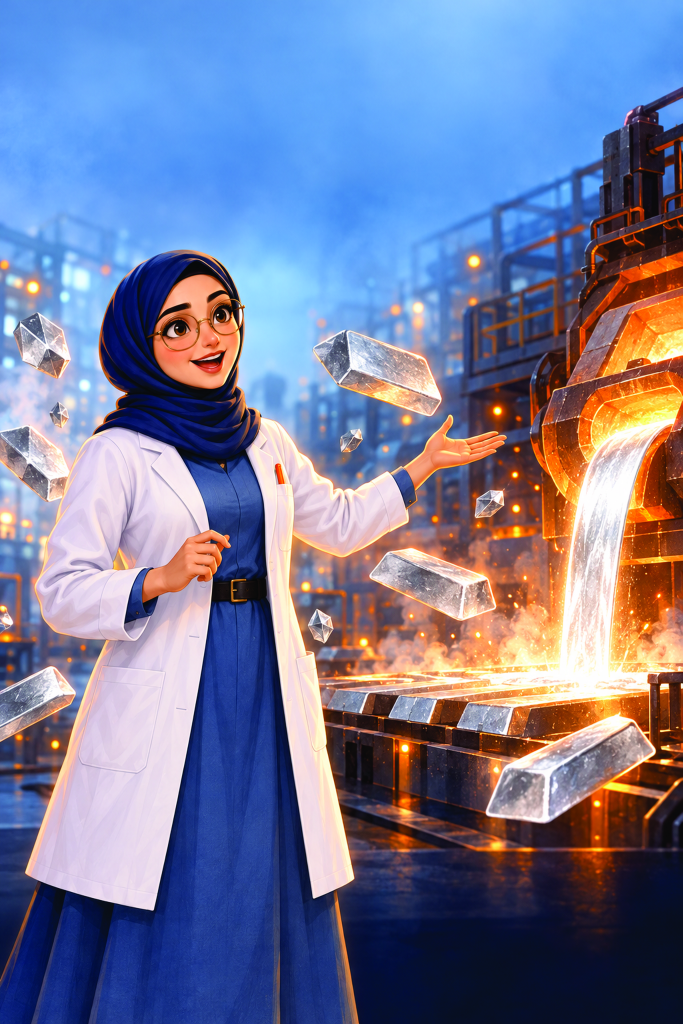
#> input picture .hoplite/redesign/previous/Kimya3-Ch3-Package/Links/cover.jpg, 2048 x 3072 px (shown at 1/3 size)
$ python build_proof.py
#> lines starting #> are read from the running program, lines starting #| are printed output that depends on the picture
from pathlib import Path
from PIL import Image, ImageFont, ImageDraw
import numpy as np
import json, html, re, hashlib
import pymupdf as fitz

BASE=Path(__file__).resolve().parent
PKG=BASE/'deliver'/'Chemistry-Editorial-Proof'
for sub in ('Links','Docs'):
    (PKG/sub).mkdir(parents=True,exist_ok=True)
MM=72/25.4
COLORS={
    'Paper':{'rgb':'#f9f7f2','cmyk':[2,2,5,0]},
    'White':{'rgb':'#ffffff','cmyk':[0,0,0,0]},
    'Ink':{'rgb':'#172b3b','cmyk':[80,60,42,58]},
    'Navy':{'rgb':'#173e58','cmyk':[93,65,39,32]},
    'Copper':{'rgb':'#b47a33','cmyk':[19,47,85,12]},
    'CopperDark':{'rgb':'#81521f','cmyk':[28,57,91,33]},
    'BlueTint':{'rgb':'#e9f0f3','cmyk':[8,3,2,0]},
    'GoldTint':{'rgb':'#f3e8d6','cmyk':[3,7,16,0]},
    'Muted':{'rgb':'#536775','cmyk':[57,36,30,22]},
    'Rule':{'rgb':'#cbd5d8','cmyk':[18,8,9,0]},
    'Red':{'rgb':'#973f37','cmyk':[22,79,74,23]},
    'RedTint':{'rgb':'#f7eeea','cmyk':[1,7,7,0]},
}
STYLES={}
def style(key,size,leading,weight='Regular',color='Ink',align='right',direction='rtl'):
    STYLES[key]=dict(font='Cairo',size=size,leading=leading,weight=weight,color=color,align=align,direction=direction)
style('Masthead',11,15,'Bold','Navy')
style('Micro',9,12,'SemiBold','Muted')
style('MicroWhite',9,12,'SemiBold','White')
style('MicroCopper',9,12,'Bold','CopperDark')
style('ChapterNumber',34,40,'Black','Copper',align='left',direction='ltr')
style('CoverTitle',44,56,'Black','Navy')
style('Intro',14.5,21,'Regular','Ink')
style('ChapterCode',18,24,'Bold','CopperDark','left','ltr')
style('LessonTitle',32,40,'Black','Navy')
style('LessonSub',14.5,20,'Medium','Muted')
style('Body',14.5,20,'Regular','Ink')
style('Question',15.5,22,'Bold','Red')
style('QuestionSmall',14.5,20,'Bold','Red')
style('Symbol',24,30,'Bold','Navy','center','ltr')
style('SymbolCopper',24,30,'Bold','CopperDark','center','ltr')
style('ElementName',11,15,'SemiBold','Navy','center')
style('Class',9.5,13,'Bold','Muted','center')
style('ClassCopper',9.5,13,'Bold','CopperDark','center')
style('Index',11,14,'Bold','Navy','center','ltr')
style('IndexWhite',11,14,'Bold','White','center','ltr')
style('IndexRed',11,14,'Bold','Red','center','ltr')
style('Oxidation',37,44,'Black','CopperDark','center','ltr')
style('Caption',11.5,16,'Regular','Ink','center')
style('PropertyLabel',14.5,20,'Bold','Navy','center')
style('Footer',9,12,'SemiBold','Muted')
style('FooterNo',10,12,'Bold','Navy','left','ltr')
style('FooterWhite',9,12,'SemiBold','White')
style('FooterWhiteNo',10,12,'Bold','White','left','ltr')
PAGES=[]
def newpage(n):
    p={'name':str(n),'items':[]};PAGES.append(p);return p

def add(p,t,name,layer='shapes',**kw):
    p['items'].append(dict(type=t,name=name,layer=layer,**kw))

def rect(p,name,x,y,w,h,fill=None,stroke=None,sw=0,r=0,layer='shapes'):
    add(p,'rect',name,layer,x=x,y=y,w=w,h=h,fill=fill,stroke=stroke,stroke_width=sw,radius=r)

def ellipse(p,name,x,y,w,h,fill=None,stroke=None,sw=0,layer='shapes'):
    add(p,'ellipse',name,layer,x=x,y=y,w=w,h=h,fill=fill,stroke=stroke,stroke_width=sw)

def line(p,name,x1,y1,x2,y2,color='Rule',sw=.5,layer='shapes'):
    add(p,'line',name,layer,x1=x1,y1=y1,x2=x2,y2=y2,stroke=color,stroke_width=sw)

def text(p,name,x,y,w,h,content,s='Body',layer='text',runs=None):
    kw=dict(x=x,y=y,w=w,h=h,text=content,style=s)
    if runs:kw['runs']=runs
    add(p,'text',name,layer,**kw)

def image(p,name,x,y,w,h,file):add(p,'image',name,'images',x=x,y=y,w=w,h=h,file=file)

def signature(p,x,y,color='Copper'):
    line(p,'signature-rail',x,y+1,x+14,y+1,color,.75,'furniture')
    for j in range(3):ellipse(p,'signature-electron-'+str(j),x+16+j*3,y,1.5,1.5,color,layer='furniture')

def footer(p,num,dark=False):
    s='FooterWhite' if dark else 'Footer';sn='FooterWhiteNo' if dark else 'FooterNo'
    if dark:
        rect(p,'footer-cover-background',135,279,85,28,'Navy',layer='furniture')
        line(p,'footer-rule',145,282,195,282,'Copper',.75,'furniture')
        text(p,'footer-name',155,285,40,7,'الكيمياء / الفصل الثالث',s,'furniture')
        text(p,'footer-number',143,285,8,6,f'{num:02d}',sn,'furniture')
    else:
        line(p,'footer-rule',15,284,195,284,'Rule',.5,'furniture')
        text(p,'footer-name',100,287,95,6,'الكيمياء / الفصل الثالث',s,'furniture')
        text(p,'footer-number',15,287,15,6,f'{num:02d}',sn,'furniture')
        signature(p,42,289)

# A new composition from the supplied illustration; no generated subject matter.
src=Image.open(BASE/'previous/Kimya3-Ch3-Package/Links/cover.jpg').convert('RGB')
#> src is the input picture: PIL image 2048x3072 RGB; mean R, G, B 118.2, 122.6, 154.6
# The crop removes unused sky while keeping the face, hands, ingots and furnace intact.
w=2400;h=round(w*229/230)
# Include bleed: frame spans -10..220 mm horizontally, 78..307 vertically.
crop=src.crop((0,340,2048,3072))
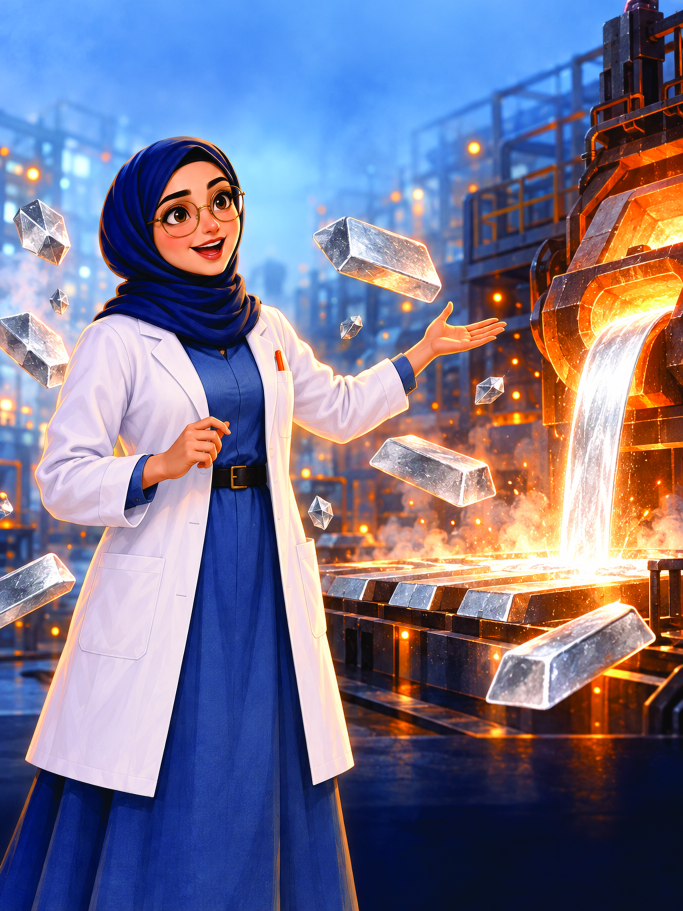
#> crop: PIL image 2048x2732 RGB (shown at 1/3 size); mean R, G, B 120.2, 116.8, 142.6
scale=max(w/crop.width,h/crop.height)
#> scale = 1.17
crop=crop.resize((round(crop.width*scale),round(crop.height*scale)),Image.Resampling.LANCZOS)
#> crop: PIL image 2400x3202 RGB
crop=crop.crop((0,0,w,h))
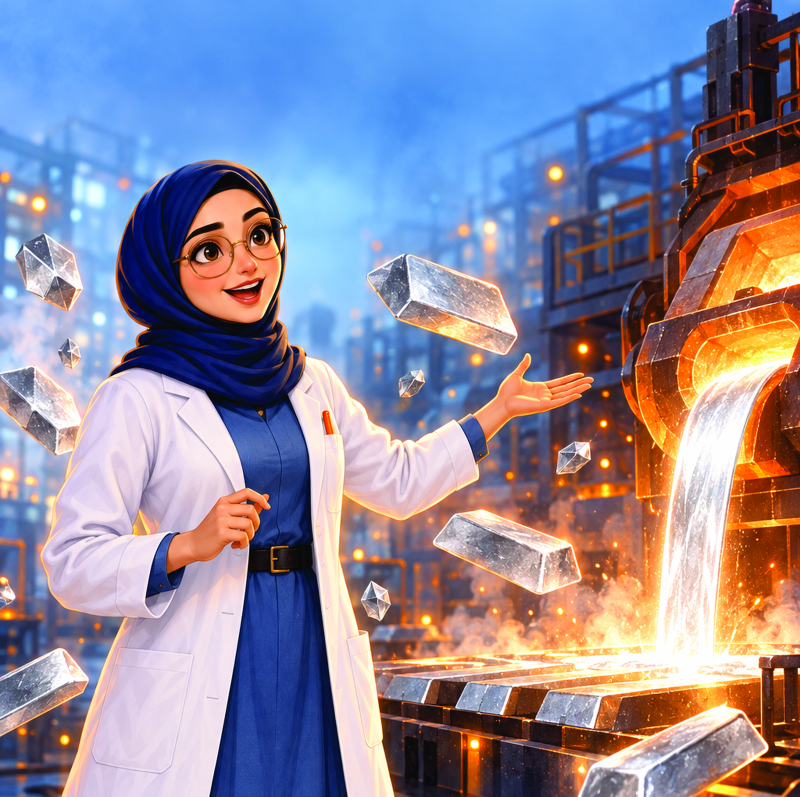
#> crop: PIL image 2400x2390 RGB (shown at 1/3 size); mean R, G, B 141.9, 137, 158.1
a=np.asarray(crop,dtype=np.float32)
paper=np.array([249,247,242],dtype=np.float32)
fade=np.clip(np.arange(h)/(h*.13),0,1)**1.6
a=paper[None,None,:]*(1-fade[:,None,None])+a*fade[:,None,None]
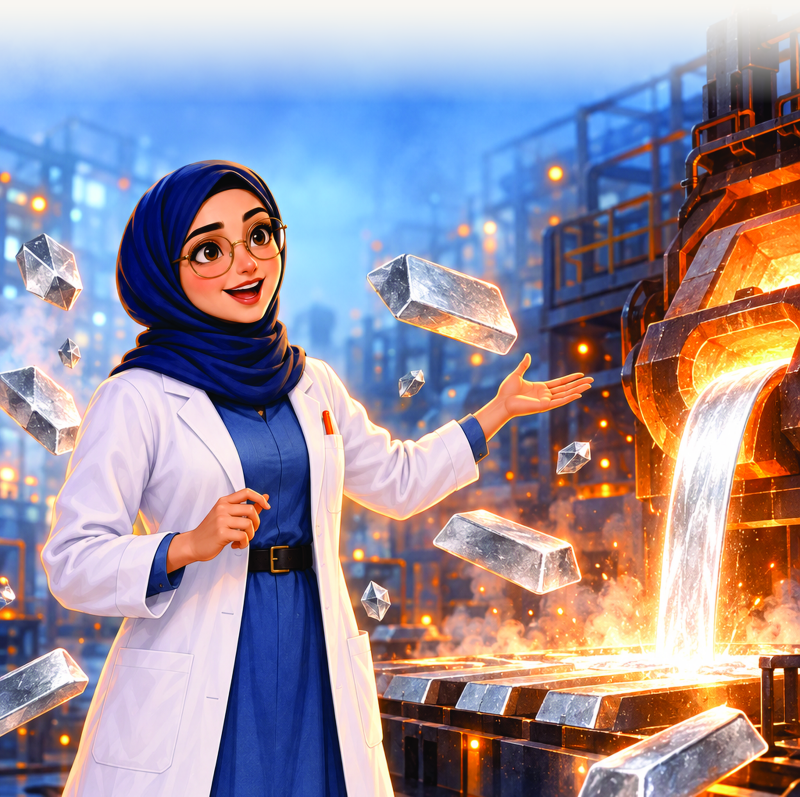
#> a: shape (2390, 2400, 3) float64 (shown at 1/3 size); mean R, G, B 154.9, 144.8, 158.9
cover=Image.fromarray(np.uint8(np.clip(a,0,255)))
cover.convert('CMYK').save(PKG/'Links/cover-editorial.jpg',quality=96,dpi=(265,265))
cover.save(BASE/'cover-composite.jpg',quality=92)

p=newpage(1)
rect(p,'warm-paper',-10,-10,230,317,'Paper',layer='background')
image(p,'cover-scene',-10,78,230,229,'Links/cover-editorial.jpg')
text(p,'chapter-number',15,8,34,23,'03','ChapterNumber')
text(p,'chapter-label',52,17,34,7,'الفصل الثالث','MicroCopper')
text(p,'publication',103,13,92,10,'كيمياء الثالث المتوسط','Masthead')
signature(p,168,27)
line(p,'masthead-rule',15,32,195,32,'Rule',.5)
text(p,'chapter-title',15,35,180,27,'عناصر الزمرة الثالثة','CoverTitle')
text(p,'group-code',15,64,31,13,'IIIA','ChapterCode')
line(p,'intro-rule',48,65,48,83,'Copper',1)
intro='وضعت هذه العناصر في الزمرة الثالثة لأن غلافها الأخير يحتوي على ( 3 إلكترونات ).'
text(p,'source-intro',55,63,140,23,intro,'Intro')
footer(p,1,True)

p=newpage(2)
rect(p,'warm-paper',-10,-10,230,317,'Paper',layer='background')
text(p,'running-head',112,10,83,7,'الفصل الثالث / عناصر الزمرة الثالثة','Micro')
text(p,'section-code',15,9,28,12,'IIIA','ChapterCode')
text(p,'lesson-title',15,22,180,23,'الصفات العامة','LessonTitle')
text(p,'lesson-subtitle',75,41,120,11,'لعناصر الزمرة الثالثة','LessonSub')
signature(p,15,46)

# Five-column classification rail, read from right to left.
rect(p,'element-field',15,56,180,52,'BlueTint',r=4)
rect(p,'boron-field',159,56,36,52,'GoldTint',r=4)
text(p,'metals-label',15,58,144,7,'فلزات','Class')
text(p,'metalloid-label',159,58,36,7,'شبه فلز','ClassCopper')
line(p,'metals-bracket',23,66,151,66,'Navy',.75)
line(p,'metals-bracket-right',151,66,151,68,'Navy',.75)
line(p,'metals-bracket-left',23,66,23,68,'Navy',.75)
elements=[('B','بورون'),('Al','المنيوم'),('Ga','كاليوم'),('In','انديوم'),('Ti','ثاليوم')]
for i,(symbol,name) in enumerate(elements):
    x=159-i*36
    text(p,'element-symbol-'+symbol,x,72,36,16,symbol,'SymbolCopper' if i==0 else 'Symbol')
    text(p,'element-name-'+symbol,x,91,36,10,name,'ElementName')
    if i>1:line(p,'element-divider-'+symbol,x+36,76,x+36,99,'Rule',.5)
text(p,'property-1-index',186,111,9,8,'1','Index')
text(p,'property-1',15,110,167,11,'كلها فلزات عدا البورون فهو شبه فلز.','Body')
line(p,'property-divider',15,123,195,123,'Rule',.5)

# An editorial why/answer treatment, not a repeated question card.
ellipse(p,'why-1-index-disc',187,127,8,8,'RedTint')
text(p,'why-1-index',187,128,8,7,'2','IndexRed')
q1='علل / طاقة تأينها أقل من طاقة تأين الزمرة الثانية ؟'
text(p,'why-1-question',15,126,168,12,q1,'Question')
a1='ج/ لأن عناصرها تحتوي على الكترون واحد في الغلاف الثانوي ( P ) بعد غلاف ( S ) مشبع أما عناصر الزمرة الثالثة فيكون غلافها الخارجي هو الثانوي المشبع ns².'
text(p,'why-1-answer',23,139,172,25,a1,'Body')
line(p,'why-1-accent',17,141,17,163,'Red',1)

rect(p,'why-2-tint',15,168,180,34,'RedTint',r=4)
rect(p,'why-2-edge',193,173,2,24,'Red')
q2='علل/ في الزمرة الواحدة كلما اتجهنا من الأعلى الى الأسفل تقل طاقة التأين؟'
text(p,'why-2-question',48,171,139,19,q2,'QuestionSmall')
text(p,'why-2-answer',48,191,139,9,'ج/ بسبب كبر حجومها الذرية.','Body')
# A downward direction cue is a diagram, not an invented quantitative scale.
line(p,'direction-arrow-stem',30,175,30,192,'Red',1)
line(p,'direction-arrow-left',30,192,27,188,'Red',1)
line(p,'direction-arrow-right',30,192,33,188,'Red',1)

text(p,'oxidation-figure',17,205,37,23,'+3','Oxidation')
line(p,'oxidation-rule',59,208,59,228,'Copper',1)
text(p,'property-3-index',186,207,9,8,'3','Index')
p3='الحالة التأكسدية المتوقعة لعناصر هذه الزمرة هي ( +3 ) وحالات تأكسدية أخرى.'
text(p,'property-3',66,206,117,25,p3,'Body')

line(p,'lower-divider',15,234,195,234,'Rule',.5)
text(p,'property-4-index',186,238,9,8,'4','Index')
p4='تمتاز بزيادة الصفة القاعدية لأكاسيدها وهيدروكسيداتها كلما اتجهنا من الأعلى الى الأسفل.'
text(p,'property-4',15,237,168,18,p4,'Body')
for i,(content,emph) in enumerate([
    ('المحاليل المائية لأكاسيد','البورون حامضية.'),
    ('المحاليل المائية لأكاسيد','الألمنيوم امفوتيرية.'),
    ('وبقية الزمرة','قاعدية.')]):
    x=137-i*61
    text(p,'solution-base-'+str(i),x,256,58,9,content,'Caption')
    text(p,'solution-kind-'+str(i),x,264,58,10,emph,'PropertyLabel')
    line(p,'solution-underline-'+str(i),x+6,275,x+52,275,'Copper' if i==0 else 'Navy',1)
footer(p,2)

LAYOUT={'width':210,'height':297,'bleed':10,'colors':COLORS,'styles':STYLES,'pages':PAGES}
(BASE/'layout.json').write_text(json.dumps(LAYOUT,ensure_ascii=False,indent=2))


def rgb(key):
    if key is None:return None
    h=COLORS[key]['rgb'];return tuple(int(h[j:j+2],16)/255 for j in (1,3,5))

def rectpt(e):return fitz.Rect(e['x']*MM,e['y']*MM,(e['x']+e['w'])*MM,(e['y']+e['h'])*MM)

def content_html(e):
    if e.get('runs'):
        chunks=[]
        for run in e['runs']:
            txt=html.escape(run['text']);pos=run.get('position','normal')
            if pos in ('sup','sub'):txt=f'<{pos}>{txt}</{pos}>'
            if run.get('direction'):txt=f'<span dir="{run["direction"]}">{txt}</span>'
            chunks.append(txt)
        return ''.join(chunks)
    s=html.escape(e['text']).replace('\n','<br>')
    # Isolate Latin science inside Arabic without changing its characters.
    s=re.sub(r'ns²','<span dir="ltr">ns<sup>2</sup></span>',s)
    s=re.sub(r'\( P \)','<span dir="ltr">( P )</span>',s)
    s=re.sub(r'\( S \)','<span dir="ltr">( S )</span>',s)
    s=re.sub(r'\( \+3 \)','( \u200e+3\u200e )',s)
    return s

FONT_CSS='\n'.join('@font-face {font-family: "Cairo'+w+'";src:url("Cairo-'+w+'.ttf");}' for w in ['Regular','Medium','SemiBold','Bold','ExtraBold','Black'])
ORDER={'background':0,'images':1,'shapes':2,'text':3,'labels':4,'furniture':5}

def render_pdf():
    doc=fitz.open();report=[]
    for pdata in PAGES:
        pg=doc.new_page(width=210*MM,height=297*MM)
        for e in sorted(pdata['items'],key=lambda e:ORDER[e['layer']]):
            t=e['type']
            if t=='rect':
                r=rectpt(e);rad=e.get('radius',0)
                pg.draw_rect(r,color=rgb(e['stroke']),fill=rgb(e['fill']),width=e['stroke_width'],radius=min(rad/min(e['w'],e['h']),.5) if rad else None)
            elif t=='ellipse':pg.draw_oval(rectpt(e),color=rgb(e['stroke']),fill=rgb(e['fill']),width=e['stroke_width'])
            elif t=='line':pg.draw_line(fitz.Point(e['x1']*MM,e['y1']*MM),fitz.Point(e['x2']*MM,e['y2']*MM),color=rgb(e['stroke']),width=e['stroke_width'])
            elif t=='image':pg.insert_image(rectpt(e),filename=str(PKG/e['file']))
            elif t=='text':
                s=STYLES[e['style']]
                css=FONT_CSS+f'body {{margin:0;padding:0;font-family:"Cairo{s["weight"]}";font-size:{s["size"]}pt;line-height:{s["leading"]}pt;color:{COLORS[s["color"]]["rgb"]};text-align:{s["align"]};}} p {{margin:0;padding:0;}} sup {{font-size:65%;line-height:0;}}'
                # MuPDF swaps physical left/right alignment for RTL blocks.
                align=({'right':'left','left':'right'}.get(s['align'],s['align']) if s['direction']=='rtl' else s['align'])
                htmltext=f'<p dir="{s["direction"]}" style="text-align:{align};">{content_html(e)}</p>'
                spare,scale=pg.insert_htmlbox(rectpt(e),htmltext,css=css,archive=fitz.Archive(str(BASE/'fonts')),scale_low=1)
                report.append({'page':pdata['name'],'name':e['name'],'spare_pt':round(spare,3),'scale':round(scale,3),'font_pt':s['size']})
                if spare<0:print('OVERFLOW',pdata['name'],e['name'],e['w'],e['h'],e['text'])
    doc.set_metadata({'title':'الفصل الثالث — نموذج الهوية التحريرية الجديدة','author':'','subject':'معاينة تصميم من صفحتين؛ ليست تصديراً من InDesign','creator':'Shared layout / PyMuPDF preview','keywords':'Arabic chemistry editorial proof'})
    doc.save(PKG/'Chemistry-Editorial-Preview.pdf',garbage=4,deflate=True)
    for i,pg in enumerate(doc):
        pg.get_pixmap(matrix=fitz.Matrix(1.7,1.7)).save(str(BASE/f'page-{i+1}.png'))
    doc.close()
    (BASE/'text-fit-report.json').write_text(json.dumps(report,ensure_ascii=False,indent=2))
    imgs=[Image.open(BASE/'page-2.png'),Image.open(BASE/'page-1.png')]
    sheet=Image.new('RGB',(imgs[0].width*2+24,imgs[0].height+24),'#d5dce0')
    for j,im in enumerate(imgs):sheet.paste(im,(12+j*(im.width+12),12))
    sheet.save(BASE/'spread.png');sheet.thumbnail((800,800));sheet.save(BASE/'spread-thumb.jpg',quality=94)
    bad=[r for r in report if r['spare_pt']<0 or r['scale']!=1]
    print('Rendered 2 pages;',len(report),'text frames;',len(bad),'overflow frames.')

if __name__=='__main__':render_pdf()
#> (the call stopped at in render_pdf, `doc=fitz.open();report=[]`: pymupdf is not available in this run)
